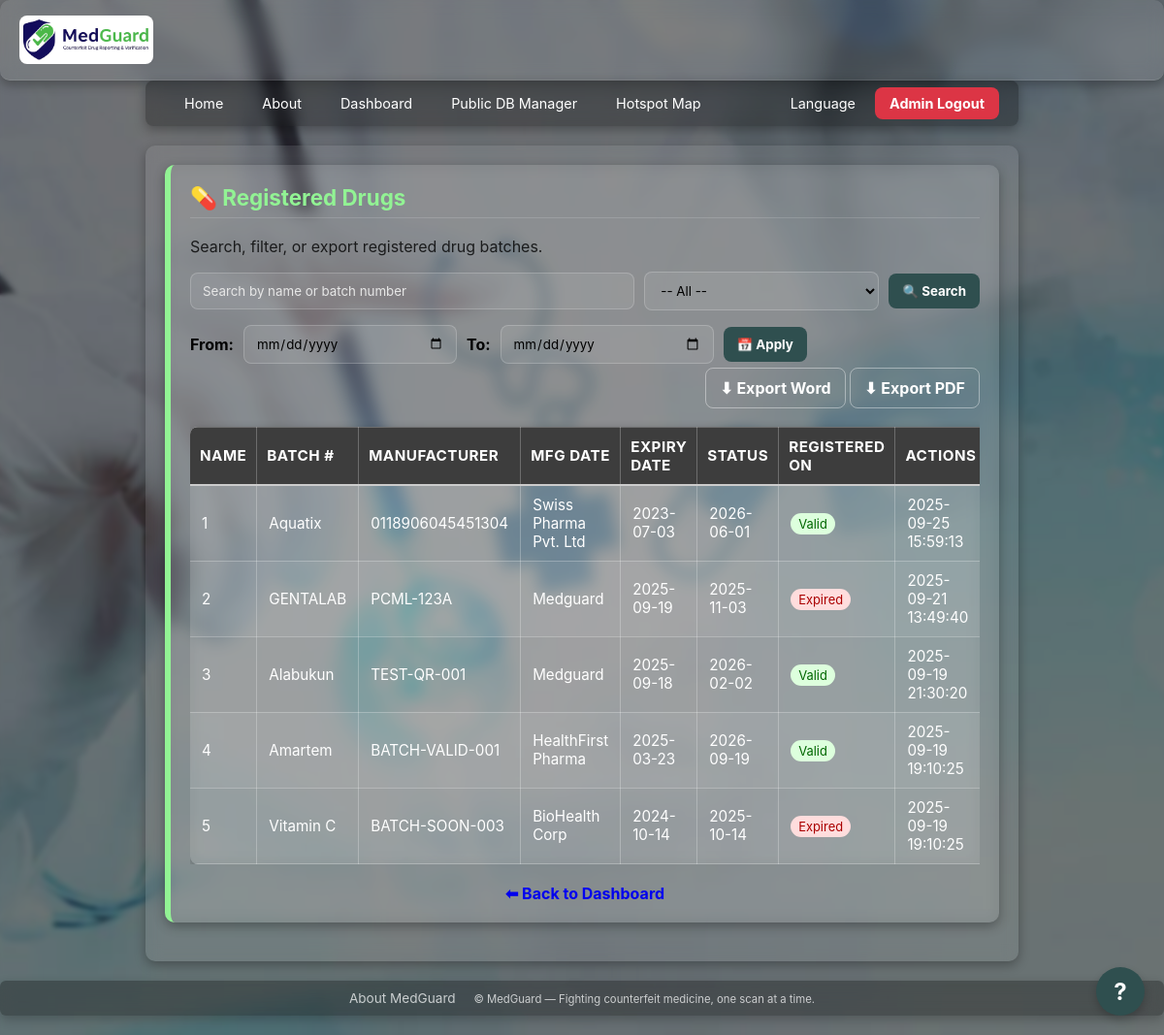
The app's page /admin/drugs (signed in), older data.
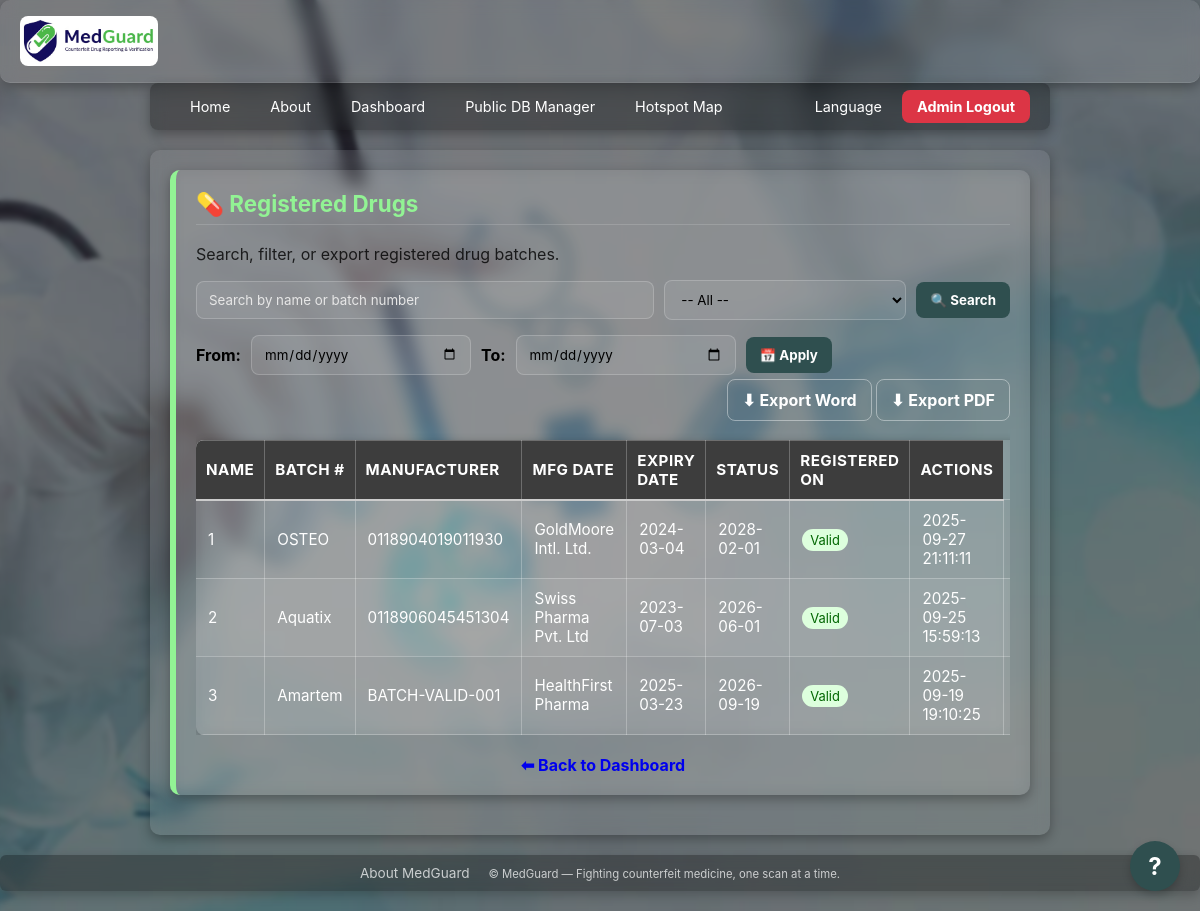
The same page, newer data.
### tables this page shows
CREATE TABLE drugs (
            id INTEGER PRIMARY KEY AUTOINCREMENT,
            name TEXT NOT NULL,
            batch_number TEXT UNIQUE NOT NULL,
            mfg_date TEXT NOT NULL,
            expiry_date TEXT NOT NULL,
            manufacturer TEXT NOT NULL,
            created_at TEXT DEFAULT (datetime('now'))
        );

### backend/routes/admin.py (the view)
@admin_bp.get("/drugs")
@role_required('regulator')
def admin_drugs():
    if not session.get("admin_id"):
        return redirect(url_for("admin_login"))
    try:
        conn = get_db()
        search = request.args.get("search", "").strip()
        status = request.args.get("status", "").strip()
        start = request.args.get("start", "").strip()
        end = request.args.get("end", "").strip()
        page = int(request.args.get("page", 1))
        per_page = 20
        offset = (page - 1) * per_page
        base_query = "FROM drugs WHERE 1=1"
        params = []
        if search:
            base_query += " AND (name LIKE ? OR batch_number LIKE ?)"
            params.extend([f"%{search}%", f"%{search}%"])
        if status == "valid":
            base_query += " AND date(expiry_date) >= date('now','localtime')"
        elif status == "expired":
            base_query += " AND date(expiry_date) < date('now','localtime')"
        elif status == "soon":
            base_query += " AND date(expiry_date) BETWEEN date('now','localtime') AND date('now','+30 day','localtime')"
        if start and end:
            base_query += " AND date(created_at) BETWEEN date(?) AND date(?)"
            params.extend([start, end])
        total = conn.execute(f"SELECT COUNT(*) {base_query}", params).fetchone()[0]
        rows = conn.execute(f"""
            SELECT id, name, batch_number, manufacturer, mfg_date, expiry_date, created_at
            {base_query}
            ORDER BY created_at DESC
            LIMIT ? OFFSET ?
        """, params + [per_page, offset]).fetchall()
        total_pages = (total + per_page - 1) // per_page
        return render_template(
            "admin_drugs.html",
            drugs=rows,
            search=search,
            status=status,
            start=start,
            end=end,
            current_date=date.today().isoformat(),
            soon_date=(date.today() + timedelta(days=30)).isoformat(),
            page=page,
            total_pages=total_pages
        )
    except Exception as e:
        print("Error in /drugs:", e)
        traceback.print_exc()
        return jsonify({"error": f"Server error: {str(e)}"}), 500

### backend/database.py (called while the page is built)
def get_db():
    if "db" not in g:
        conn = sqlite3.connect(
            cfg.DB_PATH,
            detect_types=sqlite3.PARSE_DECLTYPES,
            timeout=10
        )
        conn.row_factory = sqlite3.Row
        conn.execute("PRAGMA journal_mode=WAL;")
        g.db = conn
    return g.db

### backend/routes/admin.py (called while the page is built)
def role_required(role):
    def decorator(f):
        @wraps(f)
        def decorated_function(*args, **kwargs):
            if session.get("admin_role") != role:
                return redirect(url_for("admin_login"))
            return f(*args, **kwargs)
        return decorated_function
    return decorator

### frontend/templates/admin_drugs.html (shortened to what the changed rows need)
{% extends "base.html" %}
{% block content %}
<div class="panel" style="color:#000;">
  <h2>{{ _('💊 Registered Drugs') }}</h2>
  <div style="overflow-x: auto; -webkit-overflow-scrolling: touch;">
    <table class="table" id="drugs-table" style="width:100%; border-collapse: collapse; margin-top:15px; color:#000;">
      <thead style="background:#f4f4f4;">
        <tr>
          <th style="padding:10px; border-bottom:2px solid #ccc; text-align:left;">{{ _('Name') }}</th>
          <th style="padding:10px; border-bottom:2px solid #ccc; text-align:left;">{{ _('Batch #') }}</th>
          <th style="padding:10px; border-bottom:2px solid #ccc; text-align:left;">{{ _('Manufacturer') }}</th>
          <th style="padding:10px; border-bottom:2px solid #ccc; text-align:left;">{{ _('Mfg Date') }}</th>
          <th style="padding:10px; border-bottom:2px solid #ccc; text-align:left;">{{ _('Expiry Date') }}</th>
          <th style="padding:10px; border-bottom:2px solid #ccc; text-align:left;">{{ _('Status') }}</th>
          <th style="padding:10px; border-bottom:2px solid #ccc; text-align:left;">{{ _('Registered On') }}</th>
          <th style="padding:10px; border-bottom:2px solid #ccc; text-align:left;">{{ _('Actions') }}</th>
        </tr>
      </thead>
      <tbody>
        {% for drug in drugs %}
        <tr style="border-bottom:1px solid #eee;">
          <td data-label="#">{{ (page - 1) * 20 + loop.index }}</td>
          <td data-label="Name">{{ drug.name }}</td>
          <td data-label="Batch #">{{ drug.batch_number }}</td>
          <td data-label="Manufacturer">{{ drug.manufacturer }}</td>
          <td data-label="Mfg Date">{{ drug.mfg_date }}</td>
          <td data-label="Expiry Date">{{ drug.expiry_date }}</td>
          <td data-label="Status">
            {% if drug.expiry_date < current_date %}
              <span style="background:#ffdddd; color:#a00; padding:3px 8px; border-radius:12px; font-size:0.85em;">{{ _('Expired') }}</span>
            {% elif drug.expiry_date <= soon_date %}
              <span style="background:#fff3cd; color:#856404; padding:3px 8px; border-radius:12px; font-size:0.85em;">{{ _('Expiring Soon') }}</span>
            {% else %}
              <span style="background:#ddffdd; color:#060; padding:3px 8px; border-radius:12px; font-size:0.85em;">{{ _('Valid') }}</span>
            {% endif %}
          </td>
          <td data-label="Registered On">{{ drug.created_at }}</td>
          <td data-label="Actions">
          </td>
        </tr>
        {% else %}
        <tr>
          <td colspan="8" style="padding:12px; text-align:center; color:#777;">{{ _('No drugs found.') }}</td>
        </tr>
        {% endfor %}
      </tbody>
    </table>
  </div>
</div>
{% endblock %}

Row changes from the older to the newer data that the page shows:
removed drugs: index "2", name "GENTALAB", batch_number "PCML-123A", manufacturer "Medguard", mfg_date "2025-09-19", expiry_date "2025-11-03", created_at "2025-09-21 13:49:40"
removed drugs: index "3", name "Alabukun", batch_number "TEST-QR-001", manufacturer "Medguard", mfg_date "2025-09-18", expiry_date "2026-02-02", created_at "2025-09-19 21:30:20"
removed drugs: index "5", name "Vitamin C", batch_number "BATCH-SOON-003", manufacturer "BioHealth Corp", mfg_date "2024-10-14", expiry_date "2025-10-14", created_at "2025-09-19 19:10:25"
added drugs: index "1", name "OSTEO", batch_number "0118904019011930", manufacturer "GoldMoore Intl. Ltd.", mfg_date "2024-03-04", expiry_date "2028-02-01", created_at "2025-09-27 21:11:11"
computed for drugs "Aquatix": index "1" → "2"
computed for drugs "Amartem": index "4" → "3"
